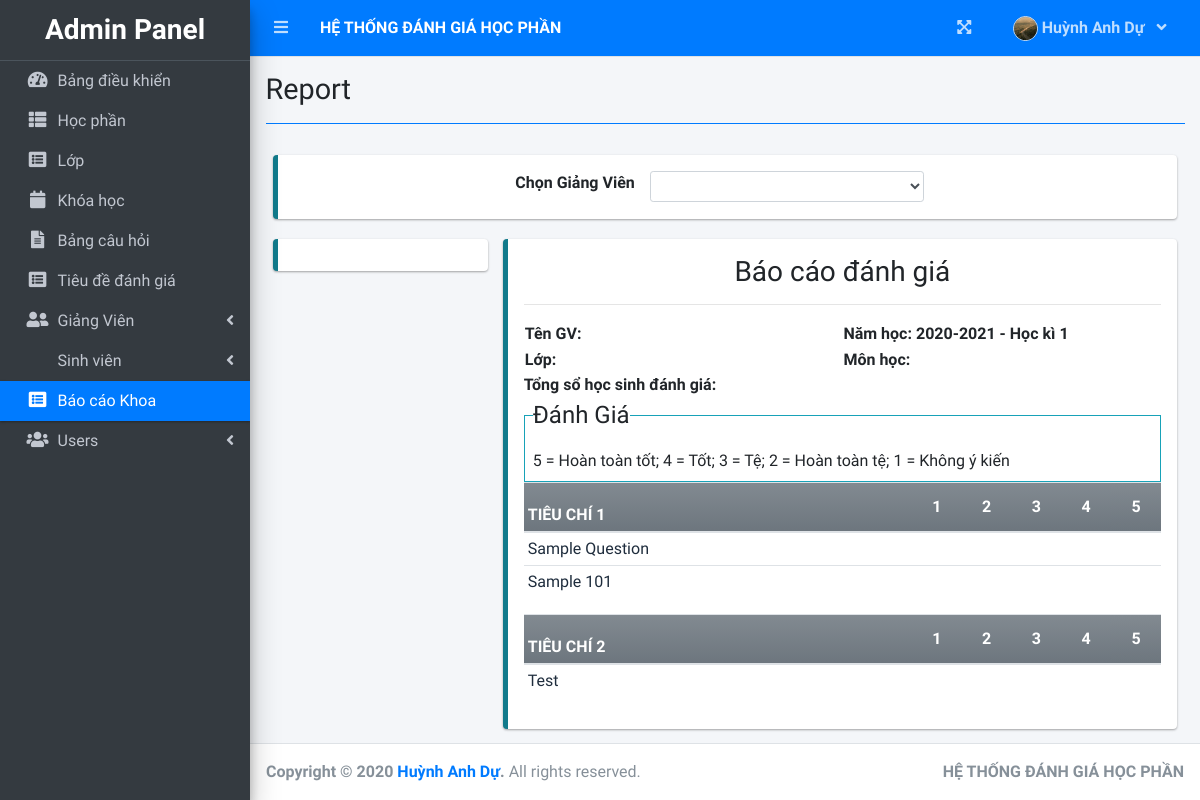
The page /index.php?page=report (signed in) on the database its author committed.
### tables this page shows
CREATE TABLE `criteria_list` (
  `id` int(30) NOT NULL,
  `criteria` text NOT NULL,
  `order_by` int(30) NOT NULL
);

CREATE TABLE `question_list` (
  `id` int(30) NOT NULL,
  `academic_id` int(30) NOT NULL,
  `question` text NOT NULL,
  `order_by` int(30) NOT NULL,
  `criteria_id` int(30) NOT NULL
);

### admin/report.php (the view, shortened to what this page needs)
<?php $faculty_id = isset($_GET['fid']) ? $_GET['fid'] : '' ; ?>
<?php
function ordinal_suffix($num){
    $num = $num % 100;
    if($num < 11 || $num > 13){
         switch($num % 10){
            case 1: return $num;
        }
    }
    return $num;
}
?>
<div class="col-lg-12">
	<div class="callout callout-info">
		<div class="d-flex w-100 justify-content-center align-items-center">
			<label for="faculty">Chọn Giảng Viên</label>
			<div class=" mx-2 col-md-4">
			<select name="" id="faculty_id" class="form-control form-control-sm select2">
				<option value=""></option>
				<?php
				$faculty = $conn->query("SELECT *,concat(firstname,' ',lastname) as name FROM faculty_list order by concat(firstname,' ',lastname) asc");
				while($row=$faculty->fetch_assoc()):
				?>
				<option value="<?php echo $row['id'] ?>" <?php echo isset($faculty_id) && $faculty_id == $row['id'] ? "selected" : "" ?>><?php echo ucwords($row['name']) ?></option>
				<?php endwhile; ?>
			</select>
			</div>
		</div>
	</div>
	<div class="row">
	</div>
	<div class="row">
		<div class="col-md-3">
			<div class="callout callout-info">
			</div>
		</div>
		<div class="col-md-9">
			<div class="callout callout-info" id="printable">
			<div>
			<h3 class="text-center">Báo cáo đánh giá</h3>
			<hr>
			<table width="100%">
					<tr>
						<td width="50%"><p><b>Tên GV: <span id="fname"></span></b></p></td>
						<td width="50%"><p><b>Năm học: <span id="ay"><?php echo $_SESSION['academic']['year'].' - Học kì '.(ordinal_suffix($_SESSION['academic']['semester'])) ?></span></b></p></td>
					</tr>
					<tr>
						<td width="50%"><p><b>Lớp: <span id="classField"></span></b></p></td>
						<td width="50%"><p><b>Môn học: <span id="subjectField"></span></b></p></td>
					</tr>
			</table>
				<p class=""><b>Tổng sổ học sinh đánh giá: <span id="tse"></span></b></p>
			</div>
				<fieldset class="border border-info p-2 w-100">
				   <legend  class="w-auto">Đánh Giá</legend>
				   <p>5 = Hoàn toàn tốt;   4 = Tốt;   3 = Tệ;   2 = Hoàn toàn tệ;   1 = Không ý kiến</p>
				</fieldset>
				<?php
						$criteria = $conn->query("SELECT * FROM criteria_list where id in (SELECT criteria_id FROM question_list where academic_id = {$_SESSION['academic']['id']} ) order by abs(order_by) asc ");
						while($crow = $criteria->fetch_assoc()):
					?>
					<table class="table table-condensed wborder">
						<thead>
							<tr class="bg-gradient-secondary">
								<th class=" p-1"><b><?php echo $crow['criteria'] ?></b></th>
								<th width="5%" class="text-center">1</th>
								<th width="5%" class="text-center">2</th>
								<th width="5%" class="text-center">3</th>
								<th width="5%" class="text-center">4</th>
								<th width="5%" class="text-center">5</th>
							</tr>
						</thead>
						<tbody class="tr-sortable">
							<?php
							$questions = $conn->query("SELECT * FROM question_list where criteria_id = {$crow['id']} and academic_id = {$_SESSION['academic']['id']} order by abs(order_by) asc ");
							while($row=$questions->fetch_assoc()):
							?>
							<tr class="bg-white">
								<td class="p-1" width="40%">
									<?php echo $row['question'] ?>
								</td>
								<?php for($c=1;$c<=5;$c++): ?>
								<td class="text-center">
			                      </div>
								</td>
								<?php endfor; ?>
							</tr>
							<?php endwhile; ?>
						</tbody>
					</table>
					<?php endwhile; ?>

### rows shown on the page
criteria_list: criteria "TIÊU CHÍ 1"
question_list: question "Sample Question"
question_list: question "Sample 101"
criteria_list: criteria "TIÊU CHÍ 2"
question_list: question "Test"

### other values the page prints
$_SESSION['system']['name'] "HỆ THỐNG ĐÁNH GIÁ HỌC PHẦN"
$_SESSION['login_firstname'] "Huỳnh Anh"
$_SESSION['login_lastname'] "Dự"
$title "Report"
$_SESSION['academic']['year'] "2020-2021"
ordinal_suffix($_SESSION['academic']['semester']) "1"
